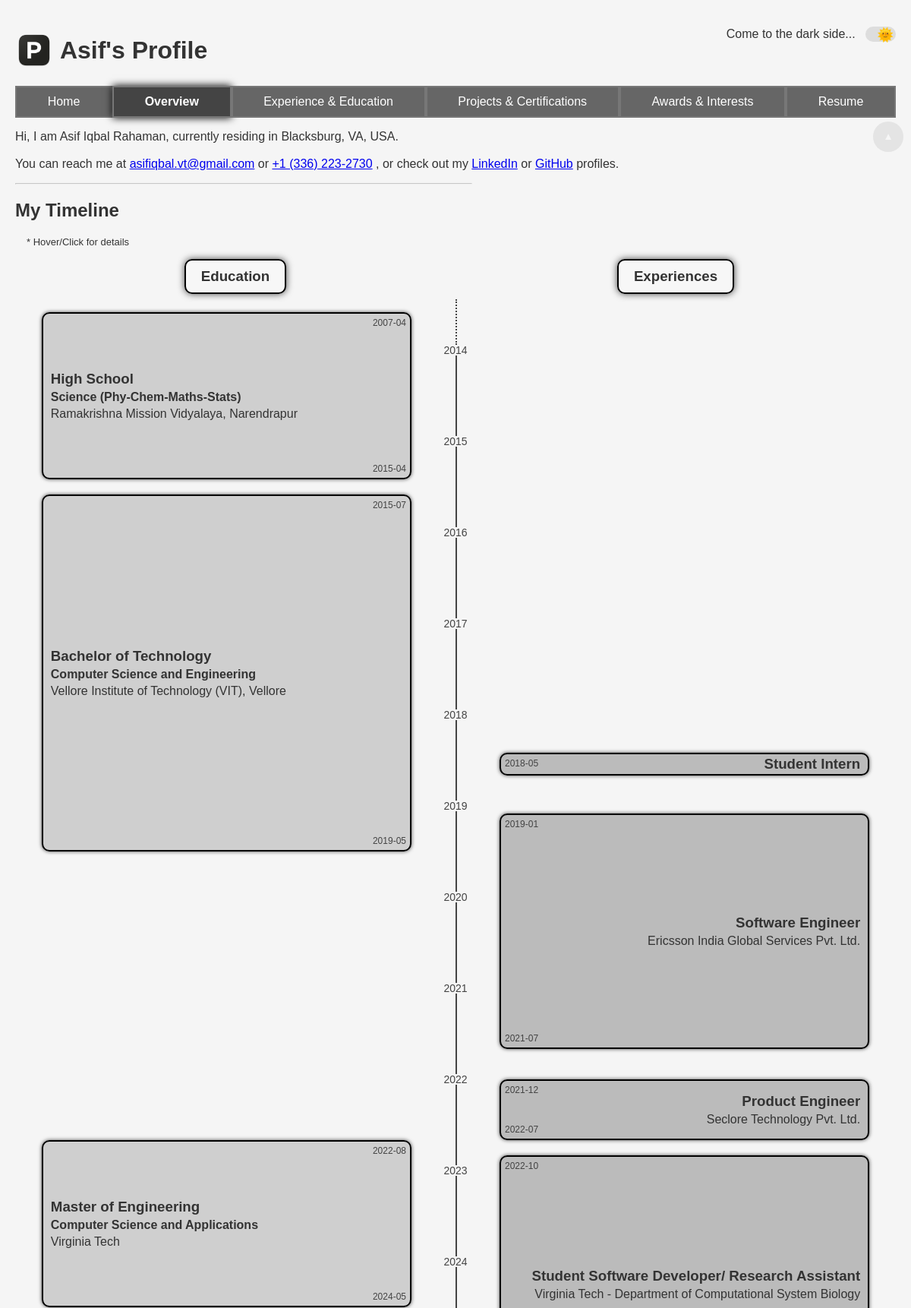
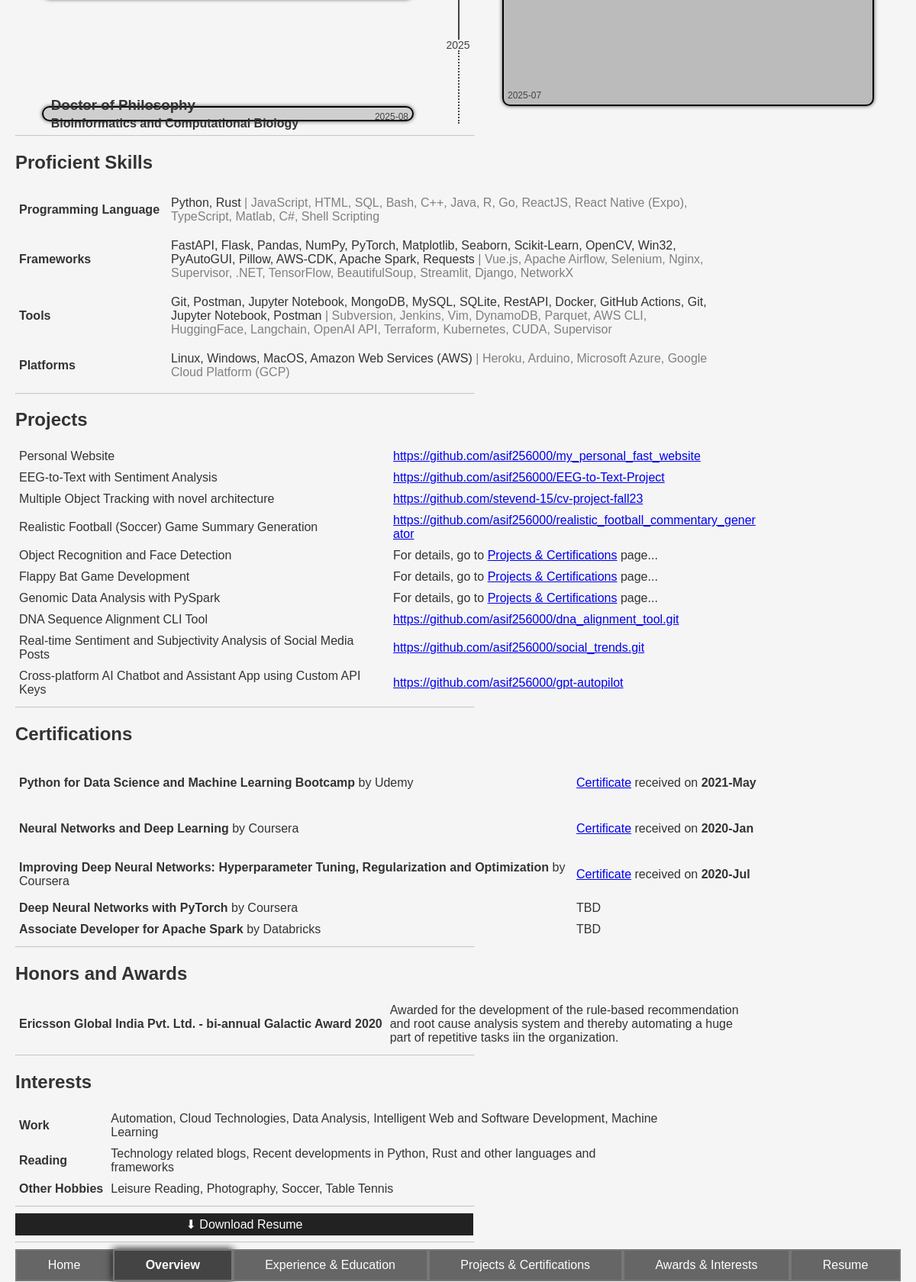
The page /overview (upper part) on the database its author committed (2 pictures, top to bottom).
### src/data/models.py (models this page shows)
class BasicInfo(Base):
    __tablename__ = "basic_info"
    id = Column(Integer, primary_key=True, index=True)
    name = Column(String)
    email = Column(String, unique=True)
    phone = Column(String, unique=True)
    location = Column(String)
    website = Column(String)
    linkedin = Column(String)
    github = Column(String)
    intro = Column(String)
    education = relationship("Education", back_populates="user")
    experience = relationship("Experience", back_populates="user")
    skills = relationship("Skills", back_populates="user")
    projects = relationship("Projects", back_populates="user")
    certifications = relationship("Certifications", back_populates="user")
    honors_and_awards = relationship("HonorsAndAwards", back_populates="user")
    interests = relationship("Interests", back_populates="user")
    resume = relationship("Resume", back_populates="user")

class Education(Base):
    __tablename__ = "education"
    id = Column(Integer, primary_key=True, index=True)
    institution = Column(String)
    institution_logo = Column(String)
    institution_link = Column(String)
    location = Column(String)
    duration_start = Column(Date)
    duration_end = Column(Date)
    degree = Column(String)
    major = Column(String)
    minor = Column(String)
    gpa = Column(String)
    courses = Column(String)
    important_links = Column(JSON)
    fk_user = Column(Integer, ForeignKey("basic_info.id"))
    user = relationship("BasicInfo", back_populates="education")

class Experience(Base):
    __tablename__ = "experience"
    id = Column(Integer, primary_key=True, index=True)
    company = Column(String)
    company_logo = Column(String)
    company_link = Column(String)
    location = Column(String)
    title = Column(String)
    duration_start = Column(Date)
    duration_end = Column(Date)
    description = Column(JSON)
    important_links = Column(JSON)
    tech_stack = Column(String)
    fk_user = Column(Integer, ForeignKey("basic_info.id"))
    user = relationship("BasicInfo", back_populates="experience")

class Skills(Base):
    __tablename__ = "skills"
    id = Column(Integer, primary_key=True, index=True)
    skill = Column(String)
    subcategory = Column(String)
    proficiency = Column(String)
    fk_user = Column(Integer, ForeignKey("basic_info.id"))
    user = relationship("BasicInfo", back_populates="skills")

class Projects(Base):
    __tablename__ = "projects"
    id = Column(Integer, primary_key=True, index=True)
    title = Column(String)
    description = Column(String)
    link = Column(String)
    fk_user = Column(Integer, ForeignKey("basic_info.id"))
    user = relationship("BasicInfo", back_populates="projects")

class Certifications(Base):
    __tablename__ = "certifications"
    id = Column(Integer, primary_key=True, index=True)
    title = Column(String)
    issuer = Column(String)
    description = Column(String)
    achievement_date = Column(Date)
    link = Column(String)
    fk_user = Column(Integer, ForeignKey("basic_info.id"))
    user = relationship("BasicInfo", back_populates="certifications")

class HonorsAndAwards(Base):
    __tablename__ = "honors_and_awards"
    id = Column(Integer, primary_key=True, index=True)
    title = Column(String)
    description = Column(String)
    fk_user = Column(Integer, ForeignKey("basic_info.id"))
    user = relationship("BasicInfo", back_populates="honors_and_awards")

class Interests(Base):
    __tablename__ = "interests"
    id = Column(Integer, primary_key=True, index=True)
    interest = Column(String)
    subcategory = Column(String)
    fk_user = Column(Integer, ForeignKey("basic_info.id"))
    user = relationship("BasicInfo", back_populates="interests")

### src/web/routes.py (the view)
@router.get("/overview", name="overview", response_class=HTMLResponse)
def send_overview(request: Request, db: Session = Depends(db_init.get_db)):
    basic_info = db_ops.filter_data_with_id(db, table_name="basic_info", lookup_id=1)
    user_filter = {"fk_user": basic_info.id}
    education = db_ops.filter_data_from_table(db, table_name="education", lookup_filter=user_filter)
    experience = db_ops.filter_data_from_table(db, table_name="experience", lookup_filter=user_filter)
    skills = db_ops.filter_data_from_table(db, table_name="skills", lookup_filter=user_filter)
    projects = db_ops.filter_data_from_table(db, table_name="projects", lookup_filter=user_filter)
    certifications = db_ops.filter_data_from_table(db, table_name="certifications", lookup_filter=user_filter)
    honors_and_awards = db_ops.filter_data_from_table(db, table_name="honors_and_awards", lookup_filter=user_filter)
    interests = db_ops.filter_data_from_table(db, table_name="interests", lookup_filter=user_filter)
    resume = db_ops.filter_data_from_table(db, table_name="resume", lookup_filter=user_filter | {"is_latest": 1})
    return templates.TemplateResponse(
        "overview.html",
        {
            "request": request,
            "current_page": "overview",
            "curr_date": date.today(),
            "basic_info": basic_info,
            "education": education,
            "experience": experience,
            "skills": arrange_skills(skills),
            "projects": projects,
            "certifications": certifications,
            "honors_and_awards": honors_and_awards,
            "interests": arrange_interests(interests),
            "resume": resume,
        },
    )

### templates/overview.html (shortened to what this page needs)
{% extends "base.html" %}
{% block heading %}
    {{ basic_info.name.split(" ")[0] }}'s Profile
{% endblock %}
{% block content %}
    <div class="main-content">
        <section id="intro">
            <p style="text-align: justify;">Hi, I am {{ basic_info.name}}, currently residing in {{ basic_info.location }}.
            <br><br>
            You can reach me at <a href="mailto:"+{{ basic_info.email }}>{{ basic_info.email }}</a> or <a href="tel:"+{{ basic_info.phone }}>{{ basic_info.phone }}</a> ,
            or check out my <a href="{{ basic_info.linkedin }}">LinkedIn</a> or <a href="{{ basic_info.github }}">GitHub</a> profiles.</p>
        </section>
        <hr class="section-divider">
        <section id="timeline">
        <h2>My Timeline</h2>
        <p style="font-size: small; margin: 15px;">* Hover/Click for details</p>
            <div class="timeline">
                <div class="timeline-heading left-heading"><h3>Education</h3></div>
                <div class="timeline-heading right-heading"><h3>Experiences</h3></div>
                {% for edu in education %}
                    <div class="timeline-event education" data-start="{{ edu.duration_start.strftime('%Y-%m') }}" data-end="{{ edu.duration_end.strftime('%Y-%m') if edu.duration_end else curr_date.strftime('%Y-%m') }}">
                        <div class="content">
                            <h3>{{ edu.degree }}</h3>
                            <h4>{{ edu.major }}</h4>
                            <p>{{ edu.institution }}</p>
                        </div>
                    </div>
                {% endfor %}
                {% for exp in experience %}
                    <div class="timeline-event experience" data-start="{{ exp.duration_start.strftime('%Y-%m') }}" data-end="{{ exp.duration_end.strftime('%Y-%m') if exp.duration_end else curr_date.strftime('%Y-%m') }}">
                        <div class="content">
                            <h3>{{ exp.title }}</h3>
                            <p>{{ exp.company }}</p>
                        </div>
                    </div>
                {% endfor %}
            </div>
        </section>
        <hr class="section-divider">
        <section id="skills">
            <h2>Proficient Skills</h2>
            <table>
            <tbody class="two-cols dense-table">
                {% for skill_category, all_skills in skills.items() %}
                    {% set adv_skills = ", ".join(all_skills.get("Advanced", [])) %}
                    {% set int_skills = ", ".join(all_skills.get("Intermediate", [])) %}
                    <tr>
                        <td><b>{{ skill_category }}</b></td>
                        <td>
                            <p style="margin: 5px;">
                                <span style="opacity: 1;">{{ adv_skills }}</span>
                                {% if int_skills %}
                                    <span style="opacity: 0.6;">| {{ int_skills }}</span>
                                {% endif %}
                            </p>
                        </td>
                    </tr>
                {% endfor %}
            </tbody>
            </table>
        </section>
        <hr class="section-divider">
        <section id="projects">
            <h2>Projects</h2>
            <table>
                <tbody class="equal-two-cols dense-table">
                    {% for proj in projects %}
                        <tr>
                            <td>{{ proj.title }}</td>
                            {% if proj.link %}
                                <td><a href="{{ proj.link }}">{{ proj.link }}</a></td>
                            {% else %}
                                <td>For details, go to <a href="{{ url_for('projects_certificates') }}">Projects & Certifications</a> page...</td>
                            {% endif %}
                        </tr>
                    {% endfor %}
                </tbody>
            </table>
        </section>
        <hr class="section-divider">
        <section id="certifications">
            <h2>Certifications</h2>
            <table>
            <tbody class="inverted-two-cols dense-table">
                {% for cert in certifications %}
                    <tr>
                    <td><b>{{ cert.title }}</b> by {{ cert.issuer }}</td>
                    {% if cert.link %}
                        <td><p><a href="{{ cert.link }}">Certificate</a> received on <b>{{ cert.achievement_date.strftime("%Y-%b") }}</b></p></td>
                    {% else %}
                        <td>TBD</td>
                    {% endif %}
                    </tr>
                {% endfor %}
            </tbody>
            </table>
        </section>
        <hr class="section-divider">
        <section id="honors_and_awards">
            <h2>Honors and Awards</h2>
            <table>
            <tbody class="equal-two-cols dense-table">
                {% for hna in honors_and_awards %}
                    <tr>
                    <td><b>{{ hna.title }}</b></td>
                    <td>{{ hna.description }}</td>
                    </tr>
                {% endfor %}
            </tbody>
            </table>
        </section>
        <hr class="section-divider">
        <section id="interests">
            <h2>Interests</h2>
            <table>
            <tbody class="two-cols dense-table">
                {% for int_subcategory, ints in interests.items() %}
                    {% set cat_ints = ", ".join(ints) %}
                    <tr>
                    <td><b>{{ int_subcategory }}</b></td>
                    <td>{{ cat_ints }}</td>
                    </tr>
                {% endfor %}
            </tbody>
            </table>
        </section>
        <hr class="section-divider">
        {% set resume_path = resume[0].file_path %}
        <a href="{{ url_for('static', path=resume_path) }}" download class="download-link" style="width: 50vw;">Resume</a>
        <hr class="section-divider">
    </div>
{% endblock %}
{% block static_links %}
    <link href="{{ url_for('static', path='/timeline.css') }}" rel="stylesheet">
{% endblock %}

### static/base-style.css (style rules this page uses)
body { min-height: 100vh; display: flex; flex-direction: column; font-family: Arial, sans-serif; font-size: 1rem; margin: 0; padding: 20px; background-color: #f5f5f5; color: #333; transition: background-color 0.3s ease, color 0.3s ease; }
h1, h2, h3, h4 { color: #333; }
h2 { font-size: 1.5rem; }
.section-divider { max-width: 50vw; margin-left: 0; opacity: 0.5; }
p { font-size: 1rem; }
.download-link { display: inline-block; width: 70vw; padding: 5px 0px; text-align: center; background-color: #222; color: #fff; text-decoration: none; transition: background-color 0.3s ease; }
.download-link::before { content: "⬇ Download "; }

### static/table-styles.css (style rules this page uses)
table { border-spacing: 0; border-collapse: collapse; }
.two-cols td { max-width: 20vw; padding: 5px; }
.two-cols td:nth-child(2) { max-width: 60vw; }
.two-cols tr, .detailed-two-cols tr, .equal-two-cols tr, .inverted-two-cols tr, .three-cols tr { padding: 10px; }
.dense-table tr { padding: 0px; }
.equal-two-cols td { max-width: 40vw; padding: 5px; }
.inverted-two-cols td { max-width: 60vw; padding: 5px; }
.inverted-two-cols td:nth-child(2) { max-width: 20vw; }
td { word-wrap: break-word; }

### static/timeline.css (style rules this page uses)
.timeline { position: relative; margin: 0 auto; }
.timeline-event { position: absolute; display: flex; align-items: center; width: 42%; box-sizing: border-box; margin: 0 3%; border-radius: 10px; border: #000 solid 2px; box-shadow: 0 0 5px #444; }
.timeline-event.education { left: 0; background-color: rgba(150, 150, 150, 0.4); text-align: left; }
.timeline-event.experience { right: 0; background-color: rgba(100, 100, 100, 0.4); text-align: right; }
.timeline-event .content { display: flex; flex-direction: column; padding: 10px; width: 100%; overflow: hidden; text-overflow: ellipsis; }
.timeline-event .content h3, .timeline-event .content h4, .timeline-event .content p { margin: 2px 0; overflow: hidden; text-overflow: ellipsis; white-space: normal; max-width: 100%; }
.timeline-event::before { content: attr(data-start); position: absolute; top: 5px; color: #444; font-size: 12px; }
.timeline-event::after { content: attr(data-end); position: absolute; bottom: 5px; color: #444; font-size: 12px; }
.timeline-event.education::before, .timeline-event.education::after { right: 5px; left: auto; text-align: right; }
.timeline-event.experience::before, .timeline-event.experience::after { left: 5px; right: auto; text-align: left; }
.timeline-heading { position: absolute; top: 0; width: 50%; text-align: center; }
.timeline-heading h3 { display: inline-block; padding: 10px 20px; border: 2px solid black; background-color: rgba(255, 255, 255, 0.2); box-shadow: 0 0 10px #444; border-radius: 10px; margin: 0; }
.left-heading { left: 0; }
.right-heading { right: 0; }

### rows shown on the page
BasicInfo: name "Asif", name "Asif Iqbal Rahaman", location "Blacksburg, VA, USA", email "asifiqbal.vt@gmail.com", phone "+1 (336) 223-2730"
Education: degree "Master of Engineering", major "Computer Science and Applications", institution "Virginia Tech"
Education: degree "Bachelor of Technology", major "Computer Science and Engineering", institution "Vellore Institute of Technology (VIT), Vellore"
Education: degree "High School", major "Science (Phy-Chem-Maths-Stats)", institution "Ramakrishna Mission Vidyalaya, Narendrapur"
Education: degree "Doctor of Philosophy", major "Bioinformatics and Computational Biology"
Experience: title "Student Software Developer/ Research Assistant", company "Virginia Tech - Department of Computational System Biology"
Experience: title "Product Engineer", company "Seclore Technology Pvt. Ltd."
Experience: title "Software Engineer", company "Ericsson India Global Services Pvt. Ltd."
Experience: title "Student Intern"
Skills: subcategory "Programming Language", adv_skills "Python, Rust", int_skills "JavaScript, HTML, SQL, Bash, C++, Java, R, Go, ReactJS, React Native (Expo), TypeScript, Matlab, C#, Shell Scripting"
Skills: subcategory "Frameworks", adv_skills "FastAPI, Flask, Pandas, NumPy, PyTorch, Matplotlib, Seaborn, Scikit-Learn, OpenCV, Win32, PyAutoGUI, Pillow, AWS-CDK, Apache Spark, Requests", int_skills "Vue.js, Apache Airflow, Selenium, Nginx, Supervisor, .NET, TensorFlow, BeautifulSoup, Streamlit, Django, NetworkX"
Skills: subcategory "Tools", adv_skills "Git, Postman, Jupyter Notebook, MongoDB, MySQL, SQLite, RestAPI, Docker, GitHub Actions, Git, Jupyter Notebook, Postman", int_skills "Subversion, Jenkins, Vim, DynamoDB, Parquet, AWS CLI, HuggingFace, Langchain, OpenAI API, Terraform, Kubernetes, CUDA, Supervisor"
Skills: subcategory "Platforms", adv_skills "Linux, Windows, MacOS, Amazon Web Services (AWS)", int_skills "Heroku, Arduino, Microsoft Azure, Google Cloud Platform (GCP)"
Projects: title "Personal Website", link "https://github.com/asif256000/my_personal_fast_website"
Projects: title "EEG-to-Text with Sentiment Analysis", link "https://github.com/asif256000/EEG-to-Text-Project"
Projects: title "Multiple Object Tracking with novel architecture", link "https://github.com/stevend-15/cv-project-fall23"
Projects: title "Realistic Football (Soccer) Game Summary Generation", link "https://github.com/asif256000/realistic_football_commentary_generator"
Projects: title "Object Recognition and Face Detection"
Projects: title "Flappy Bat Game Development"
Projects: title "Genomic Data Analysis with PySpark"
Projects: title "DNA Sequence Alignment CLI Tool", link "https://github.com/asif256000/dna_alignment_tool.git"
Projects: title "Real-time Sentiment and Subjectivity Analysis of Social Media Posts", link "https://github.com/asif256000/social_trends.git"
Projects: title "Cross-platform AI Chatbot and Assistant App using Custom API Keys", link "https://github.com/asif256000/gpt-autopilot"
Certifications: title "Python for Data Science and Machine Learning Bootcamp", issuer "Udemy", achievement_date "2021-May"
Certifications: title "Neural Networks and Deep Learning", issuer "Coursera", achievement_date "2020-Jan"
Certifications: title "Improving Deep Neural Networks: Hyperparameter Tuning, Regularization and Optimization", issuer "Coursera", achievement_date "2020-Jul"
Certifications: title "Deep Neural Networks with PyTorch", issuer "Coursera", shows "TBD"
Certifications: title "Associate Developer for Apache Spark", issuer "Databricks", shows "TBD"
HonorsAndAwards: title "Ericsson Global India Pvt. Ltd. - bi-annual Galactic Award 2020", description "Awarded for the development of the rule-based recommendation and root cause analysis system and thereby automating a huge part of repetitive tasks iin the organization."
Interests: subcategory "Work", cat_ints "Automation, Cloud Technologies, Data Analysis, Intelligent Web and Software Development, Machine Learning"
Interests: subcategory "Reading", cat_ints "Technology related blogs, Recent developments in Python, Rust and other languages and frameworks"
Interests: subcategory "Other Hobbies", cat_ints "Leisure Reading, Photography, Soccer, Table Tennis"
